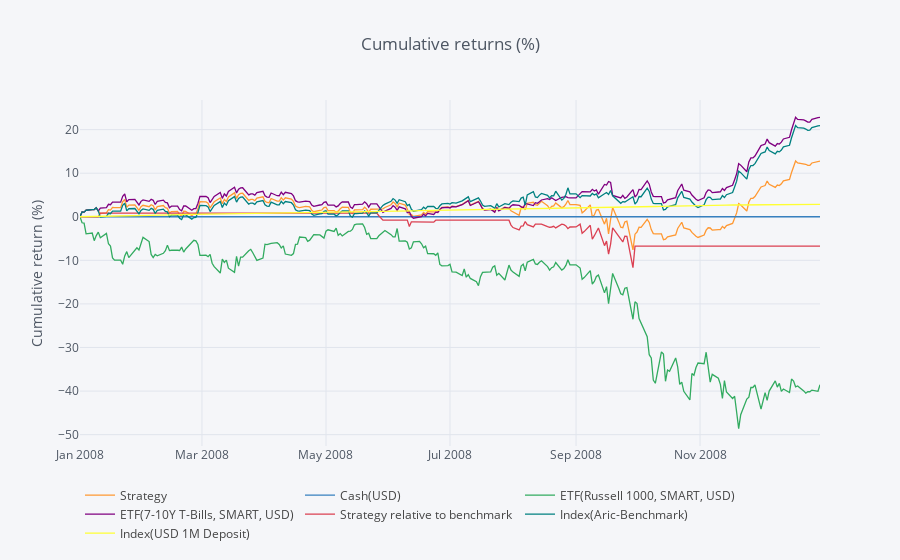
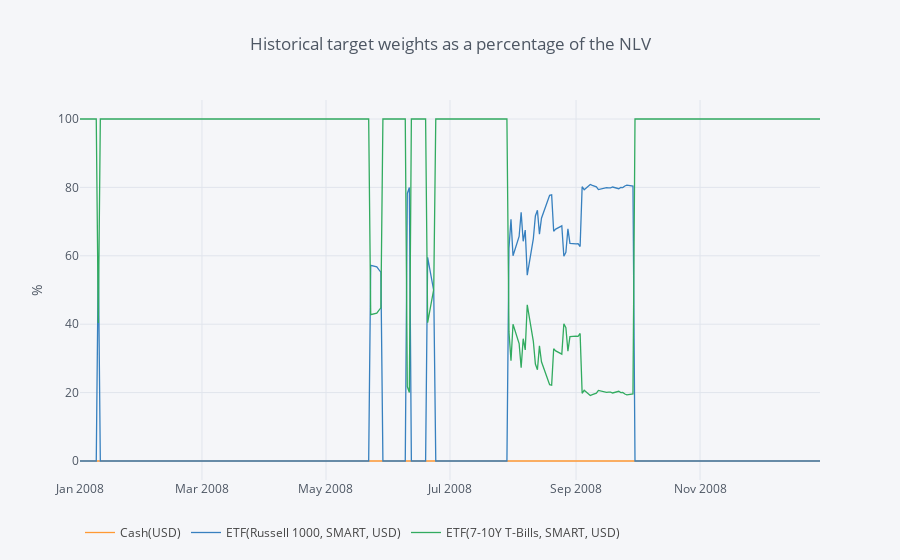

These figures' notebook cell, in order:
### Code cell
env = env_cls(env_config)
episode = env.sample_episode(
    fold='test-set',
    policy=policy,
)
renderer = env.render(
    benchmark=env._load_benchmark().squeeze().loc['2008'],
    risk_free=env._load_risk_free().squeeze().loc['2008'],
)
renderer.plotly_report()
renderer.tearsheet()

### Figure 1 — Plotly figure (JSON) as saved in the notebook; plotly's stock layout.template omitted (floating-point values rounded to 4 significant figures; data arrays with more than 128 entries replaced by an {"elided": "..."} marker saying what was removed)
{"data": [{"line": {"color": "rgba(255, 153, 51, 1.0)", "dash": "solid", "shape": "linear", "width": 1.3}, "mode": "lines", "name": "Strategy", "text": "", "type": "scatter", "uid": "5e4c8629-cf63-4da8-b859-0d6811c95eba", "x": {"elided": "261 str values"}, "y": {"elided": "261 float values"}}, {"line": {"color": "rgba(55, 128, 191, 1.0)", "dash": "solid", "shape": "linear", "width": 1.3}, "mode": "lines", "name": "Cash(USD)", "text": "", "type": "scatter", "uid": "9939cdf6-10eb-4df8-8775-503333a333b1", "x": {"elided": "261 str values"}, "y": {"elided": "261 int values"}}, {"line": {"color": "rgba(50, 171, 96, 1.0)", "dash": "solid", "shape": "linear", "width": 1.3}, "mode": "lines", "name": "ETF(Russell 1000, SMART, USD)", "text": "", "type": "scatter", "uid": "b10d7f2e-dde1-4e85-8058-77fe77bd5d85", "x": {"elided": "261 str values"}, "y": {"elided": "261 float values"}}, {"line": {"color": "rgba(128, 0, 128, 1.0)", "dash": "solid", "shape": "linear", "width": 1.3}, "mode": "lines", "name": "ETF(7-10Y T-Bills, SMART, USD)", "text": "", "type": "scatter", "uid": "f25c1f1a-8df7-41c1-b085-57e0a5b2bf10", "x": {"elided": "261 str values"}, "y": {"elided": "261 float values"}}, {"line": {"color": "rgba(219, 64, 82, 1.0)", "dash": "solid", "shape": "linear", "width": 1.3}, "mode": "lines", "name": "Strategy relative to benchmark", "text": "", "type": "scatter", "uid": "c359ad6a-a546-4295-b075-8b84b17e028b", "x": {"elided": "261 str values"}, "y": {"elided": "261 float values"}}, {"line": {"color": "rgba(0, 128, 128, 1.0)", "dash": "solid", "shape": "linear", "width": 1.3}, "mode": "lines", "name": "Index(Aric-Benchmark)", "text": "", "type": "scatter", "uid": "2ef2c83a-1868-4a5c-b02d-e82637334973", "x": {"elided": "261 str values"}, "y": {"elided": "261 float values"}}, {"line": {"color": "rgba(255, 255, 51, 1.0)", "dash": "solid", "shape": "linear", "width": 1.3}, "mode": "lines", "name": "Index(USD 1M Deposit)", "text": "", "type": "scatter", "uid": "e3a998d5-4169-4258-b3cf-4020551d7e6b", "x": {"elided": "261 str values"}, "y": {"elided": "261 float values"}}], "layout": {"legend": {"orientation": "h"}, "paper_bgcolor": "#F5F6F9", "plot_bgcolor": "#F5F6F9", "showlegend": true, "title": {"font": {"color": "#4D5663"}, "text": "Cumulative returns (%)"}, "xaxis": {"gridcolor": "#E1E5ED", "showgrid": true, "tickfont": {"color": "#4D5663"}, "title": {"font": {"color": "#4D5663"}, "text": ""}, "zerolinecolor": "#E1E5ED"}, "yaxis": {"gridcolor": "#E1E5ED", "showgrid": true, "tickfont": {"color": "#4D5663"}, "title": {"font": {"color": "#4D5663"}, "text": "Cumulative return (%)"}, "zerolinecolor": "#E1E5ED"}}}

### Figure 2 — Plotly figure (JSON) as saved in the notebook; plotly's stock layout.template omitted (floating-point values rounded to 4 significant figures; data arrays with more than 128 entries replaced by an {"elided": "..."} marker saying what was removed)
{"data": [{"line": {"color": "rgba(255, 153, 51, 1.0)", "dash": "solid", "shape": "linear", "width": 1.3}, "mode": "lines", "name": "Cash(USD)", "text": "", "type": "scatter", "uid": "9666b630-8f61-418f-993c-ca6b7b447913", "x": {"elided": "261 str values"}, "y": {"elided": "261 int values"}}, {"line": {"color": "rgba(55, 128, 191, 1.0)", "dash": "solid", "shape": "linear", "width": 1.3}, "mode": "lines", "name": "ETF(Russell 1000, SMART, USD)", "text": "", "type": "scatter", "uid": "eb3356cc-e592-4353-a72c-d81b158e33bc", "x": {"elided": "261 str values"}, "y": {"elided": "261 float values"}}, {"line": {"color": "rgba(50, 171, 96, 1.0)", "dash": "solid", "shape": "linear", "width": 1.3}, "mode": "lines", "name": "ETF(7-10Y T-Bills, SMART, USD)", "text": "", "type": "scatter", "uid": "275e611a-52fb-4a65-96f7-00d105b825aa", "x": {"elided": "261 str values"}, "y": {"elided": "261 float values"}}], "layout": {"legend": {"orientation": "h"}, "paper_bgcolor": "#F5F6F9", "plot_bgcolor": "#F5F6F9", "showlegend": true, "title": {"font": {"color": "#4D5663"}, "text": "Historical target weights as a percentage of the NLV"}, "xaxis": {"gridcolor": "#E1E5ED", "showgrid": true, "tickfont": {"color": "#4D5663"}, "title": {"font": {"color": "#4D5663"}, "text": ""}, "zerolinecolor": "#E1E5ED"}, "yaxis": {"gridcolor": "#E1E5ED", "showgrid": true, "tickfont": {"color": "#4D5663"}, "title": {"font": {"color": "#4D5663"}, "text": "%"}, "zerolinecolor": "#E1E5ED"}}}
